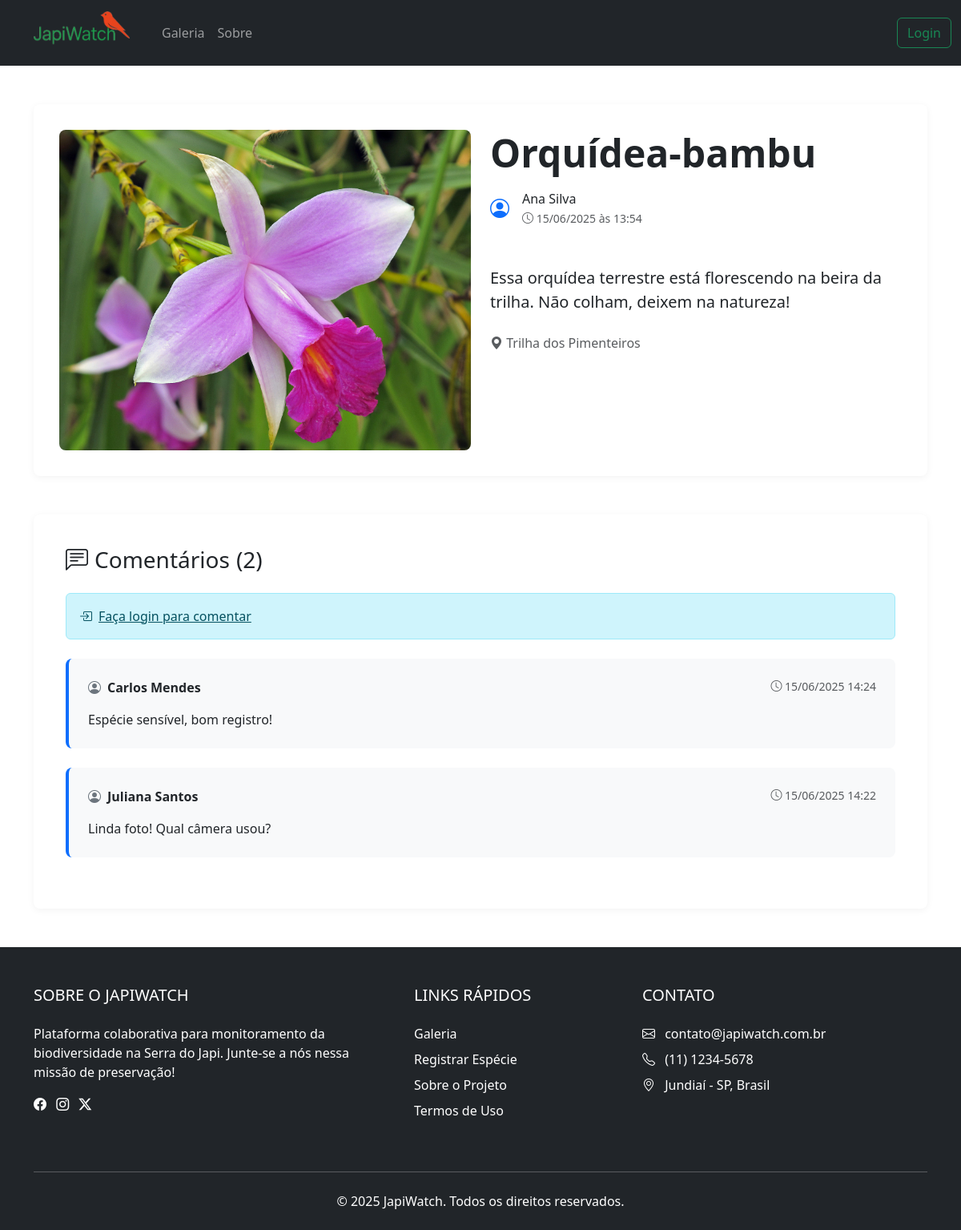
Page /detalhes.php?id=11 on the committed database.
### tables this page shows
CREATE TABLE `postagem` (
  `ID_Postagem` int(11) NOT NULL,
  `Foto` varchar(255) DEFAULT NULL,
  `Data_Postagem` datetime NOT NULL DEFAULT current_timestamp(),
  `Localizacao_Postagem` varchar(255) DEFAULT NULL,
  `Titulo_Postagem` varchar(255) DEFAULT NULL,
  `Descricao_Postagem` text DEFAULT NULL,
  `ID_Categoria` int(11) NOT NULL,
  `Categoria` enum('Usuario','Especialista') NOT NULL,
  `Nome_Cientifico` varchar(255) DEFAULT NULL
);

CREATE TABLE `usuario` (
  `ID_Usuario` int(11) NOT NULL,
  `Nome_Completo` varchar(255) NOT NULL,
  `Email` varchar(255) NOT NULL,
  `Senha` varchar(255) NOT NULL,
  `Localizacao` varchar(255) DEFAULT NULL,
  `Username` varchar(255) NOT NULL
);

CREATE TABLE `comentarios` (
  `ID_Comentario` int(11) NOT NULL,
  `Conteudo_Comentario` text NOT NULL,
  `Data_Comentario` datetime NOT NULL DEFAULT current_timestamp(),
  `ID_Categoria` int(11) NOT NULL,
  `Categoria` enum('Usuario','Especialista') NOT NULL,
  `ID_Postagem` int(11) NOT NULL
);

### detalhes.php (the view, shortened to what this page needs)
<?php
include 'conexao.php';
$user_agents = array("iPhone","iPad","Android","webOS","BlackBerry","iPod","Symbian","IsGeneric");
foreach($user_agents as $user_agent){
    if (strpos($_SERVER['HTTP_USER_AGENT'], $user_agent) !== FALSE) {
        if (isset($_SESSION["Nome_Completo"])) {
            $text_lado = $_SESSION["Nome_Completo"];
            $botao = "<a class='nav-link' href='logout.php'>Sair</a>";
        } else {
            $text_lado = "";
            $botao = "<a class='nav-link' href='login.php'>Login</a>";
        }
    } else {
        if (isset($_SESSION["Nome_Completo"])) {
            $text_lado = $_SESSION["Nome_Completo"];
            $botao = "<a class='btn btn-outline-danger' href='logout.php'>Sair</a>";
        } else {
            $botao = "<a class='btn btn-outline-success' href='login.php'>Login</a>";
        }
    }
}
$post_id = intval($_GET['id']);
$usuario_logado = isset($_SESSION['ID_Usuario']);
$stmt_post = $conn->prepare("
    SELECT p.*, u.Nome_Completo AS autor
    FROM postagem p
    JOIN usuario u ON p.ID_Categoria = u.ID_Usuario
    WHERE p.ID_Postagem = ?
");
$stmt_post->bind_param("i", $post_id);
$stmt_post->execute();
$postagem = $stmt_post->get_result()->fetch_assoc();
$stmt_comentarios = $conn->prepare("
    SELECT c.*, u.Nome_Completo AS autor
    FROM comentarios c
    JOIN usuario u ON c.ID_Categoria = u.ID_Usuario
    WHERE c.ID_Postagem = ?
    ORDER BY c.Data_Comentario DESC
");
$stmt_comentarios->bind_param("i", $post_id);
$stmt_comentarios->execute();
$comentarios = $stmt_comentarios->get_result();
?>
<!DOCTYPE html>
<html lang="pt-br">
<head>
    <link href="https://cdn.jsdelivr.net/npm/bootstrap@5.3.2/dist/css/bootstrap.min.css" rel="stylesheet">
    <link rel="stylesheet" href="https://cdn.jsdelivr.net/npm/bootstrap-icons@1.11.1/font/bootstrap-icons.css">
</head>
<body>
    <nav class="navbar navbar-dark navbar-expand-lg bg-dark">
        <div class="container-fluid gap-3">
            <a class="navbar-brand" style="margin-left: 30px" href="#">
                <img src="img/logo.png" alt="Logo" width="120" height="55" class="d-inline-block align-text-top">
            </a>
            <div class="collapse navbar-collapse" id="navbarSupportedContent">
                <ul class="navbar-nav me-auto mb-2 mb-lg-0">
                    <li class="nav-item active">
                    <a class="nav-link" href="#">Galeria</a>
                    </li>
                    <li class="nav-item">
                    <a class="nav-link" href="#">Sobre</a>
                    </li>
                </ul>
                <div class="d-flex align-items-center">
                    <?= $botao ?>
                </div>
            </div>
        </div>
    </nav>
    <div class="container py-5">
        <div class="content-box">
            <div class="row">
                <div class="col-12 col-lg-6 mb-4 mb-lg-0">
                    <div class="post-image-container">
                        <img src="<?= htmlspecialchars($postagem['Foto']) ?>" class="img-fluid post-image" alt="<?= htmlspecialchars($postagem['Titulo_Postagem']) ?>">
                    </div>
                </div>
                <div class="col-12 col-lg-6">
                    <div class="post-header">
                        <h1 class="display-5 fw-bold mb-3"><?= htmlspecialchars($postagem['Titulo_Postagem']) ?></h1>
                        <div class="author-info">
                            <div class="me-3">
                                <i class="bi bi-person-circle fs-4 text-primary"></i>
                            </div>
                            <div>
                                <p class="mb-0 fw-medium"><?= htmlspecialchars($postagem['autor']) ?></p>
                                <small class="text-muted">
                                    <i class="bi bi-clock"></i> <?= date('d/m/Y \à\s H:i', strtotime($postagem['Data_Postagem'])) ?>
                                </small>
                            </div>
                        </div>
                    </div>
                    <div class="post-content">
                        <p class="lead mb-4"><?= nl2br(htmlspecialchars($postagem['Descricao_Postagem'])) ?></p>
                        <p class="text-muted">
                            <i class="bi bi-geo-alt-fill"></i> <?= htmlspecialchars($postagem['Localizacao_Postagem']) ?>
                        </p>
                    </div>
                </div>
            </div>
        </div>
        <div class="comment-section">
            <h3 class="mb-4 d-flex align-items-center">
                <i class="bi bi-chat-left-text me-2"></i> Comentários
                <span class="ms-2">(<?= $comentarios->num_rows ?>)</span>
            </h3>
            <?php if($usuario_logado): ?>
            <div class="comment-form">
                <h5 class="mb-3">Deixe seu comentário</h5>
                <form method="POST">
                    <div class="mb-3">
                        <textarea name="comentario" class="form-control" rows="4"
                                placeholder="Escreva aqui seu comentário..." required></textarea>
                    </div>
                    <div class="d-flex justify-content-end">
                        <button type="submit" class="btn btn-primary px-4">
                            <i class="bi bi-send-fill me-2"></i>Enviar
                        </button>
                    </div>
                </form>
            </div>
            <?php else: ?>
            <div class="alert alert-info">
                <a href="login.php?redirect=detalhes.php?id=<?= $post_id ?>" class="alert-link fw-medium">
                    <i class="bi bi-box-arrow-in-right me-2"></i>Faça login para comentar
                </a>
            </div>
            <?php endif; ?>
            <div class="comments-list mt-4">
                <?php if($comentarios->num_rows > 0): ?>
                    <?php while($comentario = $comentarios->fetch_assoc()): ?>
                    <div class="comment">
                        <div class="d-flex justify-content-between mb-3">
                            <div class="d-flex align-items-center">
                                <i class="bi bi-person-circle me-2 text-secondary"></i>
                                <strong><?= htmlspecialchars($comentario['autor']) ?></strong>
                            </div>
                            <small class="text-muted">
                                <i class="bi bi-clock"></i> <?= date('d/m/Y H:i', strtotime($comentario['Data_Comentario'])) ?>
                            </small>
                        </div>
                        <p class="mb-0"><?= nl2br(htmlspecialchars($comentario['Conteudo_Comentario'])) ?></p>
                    </div>
                    <?php endwhile; ?>
                <?php endif; ?>
            </div>
        </div>
    </div>
    <footer class="bg-dark text-white pt-5 pb-4">
        <div class="container">
            <div class="row">
                <div class="col-md-5 mb-4">
                    <h5 class="text-uppercase mb-4">Sobre o JapiWatch</h5>
                    <p>
                        Plataforma colaborativa para monitoramento da biodiversidade na Serra do Japi.
                        Junte-se a nós nessa missão de preservação!
                    </p>
                    <div class="mt-3">
                        <a href="#" class="text-white me-2"><i class="bi bi-facebook"></i></a>
                        <a href="#" class="text-white me-2"><i class="bi bi-instagram"></i></a>
                        <a href="#" class="text-white me-2"><i class="bi bi-twitter-x"></i></a>
                    </div>
                </div>
                <div class="col-md-3 mb-4">
                    <h5 class="text-uppercase mb-4">Links Rápidos</h5>
                    <ul class="list-unstyled">
                        <li class="mb-2"><a href="#" class="text-white text-decoration-none">Galeria</a></li>
                        <li class="mb-2"><a href="form-img.php" class="text-white text-decoration-none">Registrar Espécie</a></li>
                        <li class="mb-2"><a href="sobre.html" class="text-white text-decoration-none">Sobre o Projeto</a></li>
                        <li class="mb-2"><a href="#" class="text-white text-decoration-none">Termos de Uso</a></li>
                    </ul>
                </div>
                <div class="col-md-3 mb-4">
                    <h5 class="text-uppercase mb-4">Contato</h5>
                    <ul class="list-unstyled">
                        <li class="mb-2"><i class="bi bi-envelope me-2"></i> contato@japiwatch.com.br</li>
                        <li class="mb-2"><i class="bi bi-telephone me-2"></i> (11) 1234-5678</li>
                        <li><i class="bi bi-geo-alt me-2"></i> Jundiaí - SP, Brasil</li>
                    </ul>
                </div>
            </div>
            <hr class="my-4 bg-light">
            <div class="row">
                <div class="col-md-12 text-center">
                    <p class="mb-0">&copy; <?= date('Y') ?> JapiWatch. Todos os direitos reservados.</p>
                </div>
            </div>
        </div>
    </footer>
</body>
</html>

### detalhes.php (style rules this page uses)
.post-header { padding-bottom: 1.5rem; }
.post-image-container { margin-bottom: 0px; }
.post-image { width: 600px; height: 400px; border-radius: 8px; object-fit: cover; min-width: 70%; margin-right: 30px }
.comment-section { background: #fff; border-radius: 8px; padding: 2.5rem; margin-top: 3rem; box-shadow: 0 2px 10px rgba(0,0,0,0.05); }
.comment { padding: 1.5rem; margin-bottom: 1.5rem; background: #f8f9fa; border-radius: 8px; border-left: 4px solid #0d6efd; }
.author-info { display: flex; align-items: center; margin-bottom: 1.5rem; }
.content-box { background: #fff; border-radius: 8px; padding: 2rem; box-shadow: 0 2px 10px rgba(0,0,0,0.05); margin-bottom: 2rem; }

### rows in the picture
postagem: Foto (picture), Titulo_Postagem "Orquídea-bambu", usuario.Nome_Completo "Ana Silva", Data_Postagem "15/06/2025 às 13:54", Descricao_Postagem "Essa orquídea terrestre está florescendo na beira da trilha. Não colham, deixem na natureza!", Localizacao_Postagem "Trilha dos Pimenteiros"
comentarios: usuario.Nome_Completo "Carlos Mendes", Data_Comentario "15/06/2025 14:24", Conteudo_Comentario "Espécie sensível, bom registro!"
comentarios: usuario.Nome_Completo "Juliana Santos", Data_Comentario "15/06/2025 14:22", Conteudo_Comentario "Linda foto! Qual câmera usou?"

### other values in the picture
$comentarios->num_rows "2"
